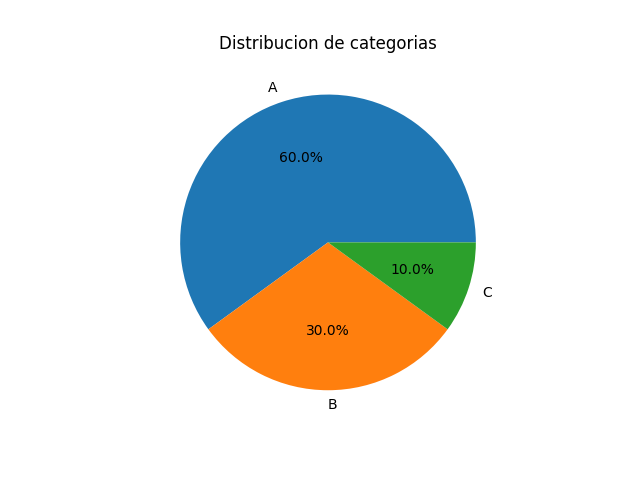

Source code (Python):
import matplotlib.pyplot as plt

plt.pie([60,30,10], labels=["A", "B", "C"], autopct='%1.1f%%')

""" 
plt.pie
Llama a la funcion pie() de matplotlib.pyplot para generar un grafico torta

[60, 30, 10]
Es una lista de valores numericos que representan la proporcion de cada porcion de la torta.
En este caso: 60% la primera porcion, 30% la segunda porcion, 10% la tercera

labels=["A", "B", "C"]
Especifica la etiqueta de cada porcion.
Es decir, el 60% se etiqueta como "A", el 30% como "B" y el 10% como "C"

autopct='%1.1f%%'
Este parametro muestra el porcentaje de cada porcion del grafico.
'%1.1f%%' significa:
%1.1f: mostrar el numero con 1 decimal (ej: 23.5)
%%: el doble % es para mostrar el simbolo '%' literal.
es decir, con el ejemplo anterior mostraria 23.5%
"""

plt.title("Distribucion de categorias")
plt.savefig("grafico_de_torta.png")
plt.show()
